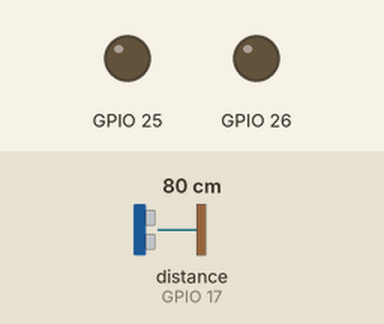
Simulated run of this sketch. Board: ESP32. Parts: output pins drawn as LEDs (lit = HIGH). Wiring (inferred from the names in the program): ultrasonic range finder: trigger GPIO 16; echo GPIO 17. Inputs (shaded band) come from the test bench; at power-on: distance to the obstacle (sensor on GPIO 17) 80 cm. The echo pulse lasts 58.3 µs per cm; WiFi joins after 1.5 s; servers stay silent unless stated; pins used as bus, display or sensor lines are not drawn; what the sketch prints to the serial monitor is not drawn.

Above: at 2.9 s.
Timing chart, 0 to 4.4 s (numbered marks = the images above):
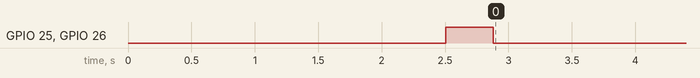

The sketch:

6_pseudo_lidar.ino
```cpp
#include <WiFi.h>
#include <WiFiUdp.h>

const char ssid[] = "Testy";
const char pass[] = "22222222";

const char addr[] = "server.tasty";
int port = 7001;

WiFiUDP udp;

const int trigPin = 16;
const int echoPin = 17;
int distanceCm;

int res_prev = 0;
bool mark;

xTaskHandle task_mot;

void setup(){
   Serial.begin(115200);

   pinMode(25, OUTPUT);
   pinMode(26, OUTPUT);
   pinMode(trigPin, OUTPUT);
   pinMode(echoPin, INPUT);

   Serial.println("WIFI_CONNECTION......");
   WiFi.mode(WIFI_STA);
   WiFi.begin(ssid, pass);
   if (WiFi.waitForConnectResult() != WL_CONNECTED){
      Serial.println("Fail");
      delay(1000);
      ESP.restart();
   }
   Serial.printf("Success\n");
   udp.begin(WiFi.localIP(), 7000);

   // xTaskCreatePinnedToCore(distance, "irrecv", 10000, NULL, 10, &task_ir, 0);
   xTaskCreatePinnedToCore(distance, "move", 10000, NULL, 10, &task_mot, 1);
   delay(1000);
   smove();
}
void loop(){
   delay(10);
}

void distance(void* params){
   while (true){
      digitalWrite(trigPin, LOW);
      delayMicroseconds(2);
      // Sets the trigPin on HIGH state for 10 micro seconds
      digitalWrite(trigPin, HIGH);
      delayMicroseconds(10);
      digitalWrite(trigPin, LOW);

      // Reads the echoPin, returns the sound wave travel time in microseconds
      long duration = pulseIn(echoPin, HIGH);

      // Calculate the distance
      distanceCm = duration * 0.034/2;
      delay(100);
   }
}

void smove(){
   digitalWrite(26, HIGH);
   digitalWrite(25, HIGH);
   int t1 = millis();
   int t2 = t1;
   int angle = 0;
   while (millis() - t1 < 1000){
      if (millis() - t2 > 9){
         t2 = millis();
         angle += 5;
      }
      if (angle > 181){
         break;
      }
      std::string pack = std::to_string(angle);
      pack += ' ';
      pack += std::to_string(distanceCm);
      udp.beginPacket(addr, port);
      udp.println(pack.c_str());
      udp.endPacket();
   }
   digitalWrite(26, LOW);
   digitalWrite(25, LOW);
}
void interp(void *params){
   while (true){
      Serial.printf("res %d time %d\n", res_prev, (int) millis());
      switch (res_prev) {
         case 16718055:
            while (mark) {
               ledcWrite  (1, 255);
               ledcWrite  (0, 255);
               delay(20);
            }
            break;
         case 16730805:
            while (mark) {
               ledcWrite  (1, 0);
               ledcWrite  (0, 0);
               delay(20);
            }
            break;
         case 16734885:
            while (mark) {
               ledcWrite  (1, 0);
               ledcWrite  (0, 255);
               delay(20);
            }
            break;
         case 16716015:
            while (mark) {
               ledcWrite  (1, 255);
               ledcWrite  (0, 0);
               delay(20);
            }
            break;
      }
      ledcWrite(1, 0);
      ledcWrite(0, 0);
      delay(50);
   }
}

// void motors(int left, int right){
//    if (left){}
// }
```
